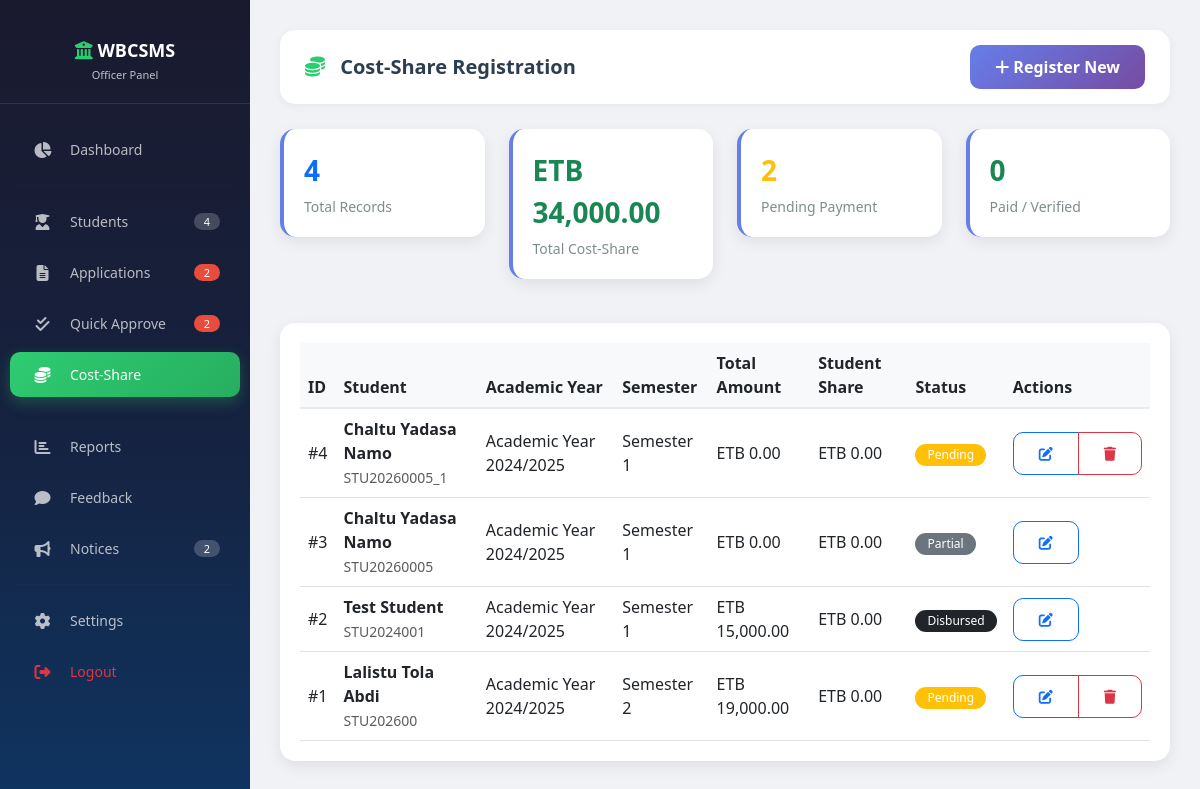
The app's page /modules/officer/cost_share.php (signed in) with its own data.
### tables this page shows
CREATE TABLE `cost_share_records` (
  `record_id` int(11) NOT NULL,
  `student_id` int(11) NOT NULL,
  `ac_year_id` int(11) NOT NULL,
  `semester` int(11) NOT NULL,
  `total_cost_share` decimal(15,2) NOT NULL,
  `student_share` decimal(15,2) NOT NULL,
  `university_share` decimal(15,2) NOT NULL,
  `payment_status` enum('pending','partial','paid','verified','disbursed') DEFAULT 'pending',
  `student_payment` decimal(15,2) DEFAULT '0.00',
  `university_payment` decimal(15,2) DEFAULT '0.00',
  `payment_deadline` date DEFAULT NULL,
  `payment_proof` varchar(255) DEFAULT NULL,
  `proof_verified` tinyint(1) DEFAULT '0',
  `verified_by` int(11) DEFAULT NULL,
  `verification_date` datetime DEFAULT NULL,
  `disbursement_date` datetime DEFAULT NULL,
  `created_at` timestamp NOT NULL DEFAULT CURRENT_TIMESTAMP,
  `updated_at` timestamp NOT NULL DEFAULT CURRENT_TIMESTAMP ON UPDATE CURRENT_TIMESTAMP
);

CREATE TABLE `students` (
  `student_id` int(11) NOT NULL,
  `student_code` varchar(20) NOT NULL,
  `user_id` int(11) DEFAULT NULL,
  `full_name` varchar(100) NOT NULL,
  `gender` enum('Male','Female','Other') DEFAULT 'Male',
  `date_of_birth` date DEFAULT NULL,
  `nationality` varchar(50) DEFAULT 'Ethiopian',
  `phone` varchar(20) DEFAULT NULL,
  `email` varchar(100) DEFAULT NULL,
  `program` varchar(100) NOT NULL,
  `department_id` int(11) NOT NULL,
  `year_of_study` int(11) DEFAULT '1',
  `semester` int(11) DEFAULT '1',
  `academic_year` varchar(20) DEFAULT NULL,
  `gpa` decimal(3,2) DEFAULT NULL,
  `enrollment_status` enum('active','graduated','suspended','withdrawn') DEFAULT 'active',
  `created_at` timestamp NOT NULL DEFAULT CURRENT_TIMESTAMP,
  `updated_at` timestamp NOT NULL DEFAULT CURRENT_TIMESTAMP ON UPDATE CURRENT_TIMESTAMP,
  `form_request_status` enum('not_requested','pending','approved','rejected') DEFAULT 'not_requested',
  `form_request_date` datetime DEFAULT NULL,
  `form_approval_date` datetime DEFAULT NULL
);

CREATE TABLE `academic_years` (
  `ac_year_id` int(11) NOT NULL,
  `year_code` varchar(20) NOT NULL,
  `year_name` varchar(50) NOT NULL,
  `start_date` date DEFAULT NULL,
  `end_date` date DEFAULT NULL,
  `is_current` tinyint(1) DEFAULT '0',
  `status` enum('active','closed') DEFAULT 'active',
  `created_at` timestamp NOT NULL DEFAULT CURRENT_TIMESTAMP
);

### modules/officer/cost_share.php (the view, shortened to what this page needs)
<?php
require_once '../../includes/auth.php';
require_once '../../includes/functions.php';
$records = $pdo->query("
    SELECT r.*,
           s.full_name as student_name,
           s.student_code,
           d.dept_name,
           y.year_name
    FROM cost_share_records r
    JOIN students s ON r.student_id = s.student_id
    JOIN departments d ON s.department_id = d.dept_id
    JOIN academic_years y ON r.ac_year_id = y.ac_year_id
    ORDER BY r.created_at DESC
")->fetchAll();
$totalRecords = count($records);
$totalAmount = array_sum(array_column($records, 'total_cost_share'));
$paidRecords = array_filter($records, function($r) { return $r['payment_status'] == 'paid' || $r['payment_status'] == 'verified'; });
$pendingRecords = array_filter($records, function($r) { return $r['payment_status'] == 'pending'; });
?>
<!DOCTYPE html>
<html lang="en">
<head>
    <link href="https://cdn.jsdelivr.net/npm/bootstrap@5.3.0/dist/css/bootstrap.min.css" rel="stylesheet">
    <link rel="stylesheet" href="https://cdnjs.cloudflare.com/ajax/libs/font-awesome/6.4.0/css/all.min.css">
    <link href="../../assets/css/style.css" rel="stylesheet">
    <link rel="stylesheet" href="https://cdn.datatables.net/1.13.6/css/dataTables.bootstrap5.min.css">
</head>
<body>
    <?php include '../../includes/officer_sidebar.php'; ?>
    <div class="main-content">
        <div class="top-nav">
            <h5><i class="fas fa-coins"></i> Cost-Share Registration</h5>
            <button class="btn btn-primary" data-bs-toggle="modal" data-bs-target="#registerModal">
                <i class="fas fa-plus"></i> Register New
            </button>
        </div>
        <div class="row g-4 mb-4">
            <div class="col-md-3">
                <div class="stats-card">
                    <div class="number text-primary"><?php echo $totalRecords; ?></div>
                    <div class="label">Total Records</div>
                </div>
            </div>
            <div class="col-md-3">
                <div class="stats-card">
                    <div class="number text-success"><?php echo formatCurrency($totalAmount); ?></div>
                    <div class="label">Total Cost-Share</div>
                </div>
            </div>
            <div class="col-md-3">
                <div class="stats-card">
                    <div class="number text-warning"><?php echo count($pendingRecords); ?></div>
                    <div class="label">Pending Payment</div>
                </div>
            </div>
            <div class="col-md-3">
                <div class="stats-card">
                    <div class="number text-success"><?php echo count($paidRecords); ?></div>
                    <div class="label">Paid / Verified</div>
                </div>
            </div>
        </div>
        <div class="table-container">
            <div class="table-responsive">
                <table class="table table-hover" id="costShareTable">
                    <thead>
                        <tr>
                            <th>ID</th>
                            <th>Student</th>
                            <th>Academic Year</th>
                            <th>Semester</th>
                            <th>Total Amount</th>
                            <th>Student Share</th>
                            <th>Status</th>
                            <th>Actions</th>
                        </tr>
                    </thead>
                    <tbody>
                        <?php foreach ($records as $record): ?>
                        <tr>
                            <td>#<?php echo $record['record_id']; ?></td>
                            <td>
                                <strong><?php echo htmlspecialchars($record['student_name']); ?></strong>
                                <br>
                                <small class="text-muted"><?php echo htmlspecialchars($record['student_code']); ?></small>
                            </td>
                            <td><?php echo htmlspecialchars($record['year_name']); ?></td>
                            <td>Semester <?php echo $record['semester']; ?></td>
                            <td><?php echo formatCurrency($record['total_cost_share']); ?></td>
                            <td><?php echo formatCurrency($record['student_share']); ?></td>
                            <td>
                                <?php echo getStatusBadge($record['payment_status']); ?>
                            </td>
                            <td>
                                <div class="btn-group btn-group-sm">
                                    <a href="?edit=<?php echo $record['record_id']; ?>" class="btn btn-outline-primary">
                                        <i class="fas fa-edit"></i>
                                    </a>
                                    <?php if ($record['payment_status'] == 'pending'): ?>
                                    <button class="btn btn-outline-danger" onclick="deleteRecord(<?php echo $record['record_id']; ?>)">
                                        <i class="fas fa-trash"></i>
                                    </button>
                                    <?php endif; ?>
                                </div>
                            </td>
                        </tr>
                        <?php endforeach; ?>
                    </tbody>
                </table>
            </div>
        </div>
    </div>
</body>
</html>

### includes/functions.php (shortened to what this page needs)
<?php
function formatCurrency($amount) {
    return 'ETB ' . number_format($amount, 2);
}
function getStatusBadge($status) {
    $badges = [
        'pending' => 'warning',
        'officer_approved' => 'info',
        'hod_approved' => 'primary',
        'approved' => 'success',
        'rejected' => 'danger',
        'disbursed' => 'dark',
        'paid' => 'success',
        'verified' => 'success',
        'active' => 'success',
        'inactive' => 'secondary'
    ];
    $class = $badges[$status] ?? 'secondary';
    return '<span class="badge bg-' . $class . '">' . str_replace('_', ' ', ucfirst($status)) . '</span>';
}
?>

### assets/css/style.css (style rules this page uses)
* { margin: 0; padding: 0; box-sizing: border-box; }
body { font-family: 'Segoe UI', Tahoma, Geneva, Verdana, sans-serif; background: #f0f2f5; color: #2C3E50; }
.main-content { margin-left: 250px; padding: 30px; min-height: 100vh; }
.top-nav { background: white; padding: 15px 25px; border-radius: 15px; box-shadow: 0 2px 10px rgba(0,0,0,0.05); margin-bottom: 25px; display: flex; justify-content: space-between; align-items: center; }
.top-nav h5 { margin: 0; font-weight: 700; color: #2C3E50; }
.top-nav h5 i { color: #667eea; margin-right: 10px; }
.stats-card { background: white; border-radius: 15px; padding: 25px; box-shadow: 0 5px 15px rgba(0,0,0,0.08); transition: transform 0.3s, box-shadow 0.3s; border-left: 4px solid #667eea; margin-bottom: 20px; }
.stats-card .number { font-size: 28px; font-weight: 700; color: #2C3E50; }
.stats-card .label { color: #7f8c8d; font-size: 14px; margin-top: 5px; }
.btn { border-radius: 10px; padding: 10px 25px; font-weight: 600; transition: all 0.3s; }
.btn-primary { background: linear-gradient(135deg, #667eea, #764ba2); border: none; }
.table-container { background: white; border-radius: 15px; padding: 20px; box-shadow: 0 5px 15px rgba(0,0,0,0.08); }
.table { margin-bottom: 0; }
.table th { background: #f8f9fa; font-weight: 600; border-bottom: 2px solid #e9ecef; }
.table td { vertical-align: middle; }
.badge { padding: 5px 12px; border-radius: 20px; font-weight: 500; }

### modules/officer/cost_share.php (style rules this page uses)
.stats-card { background: white; border-radius: 15px; padding: 20px; box-shadow: 0 5px 15px rgba(0,0,0,0.08); }
.stats-card .number { font-size: 28px; font-weight: 700; }
.stats-card .label { color: #7f8c8d; font-size: 14px; }
.table-container { background: white; border-radius: 15px; padding: 20px; box-shadow: 0 5px 15px rgba(0,0,0,0.08); }

### includes/officer_sidebar.php (style rules this page uses)
.main-content { margin-left: 250px; padding: 30px; min-height: 100vh; background: #f0f2f5; }
.top-nav { background: white; padding: 15px 25px; border-radius: 15px; box-shadow: 0 2px 10px rgba(0,0,0,0.05); margin-bottom: 25px; display: flex; justify-content: space-between; align-items: center; }
.top-nav h5 { margin: 0; font-weight: 700; color: #2C3E50; }
.top-nav h5 i { color: #2ecc71; margin-right: 10px; }

### records on screen
cost_share_records: record_id "4", student.full_name "Chaltu Yadasa Namo", student.student_code "STU20260005_1", ac_year.year_name "Academic Year 2024/2025", semester "1", total_cost_share "ETB 0.00", student_share "ETB 0.00", payment_status "Pending"
cost_share_records: record_id "3", student.full_name "Chaltu Yadasa Namo", student.student_code "STU20260005", ac_year.year_name "Academic Year 2024/2025", semester "1", total_cost_share "ETB 0.00", student_share "ETB 0.00", payment_status "Partial"
cost_share_records: record_id "2", student.full_name "Test Student", student.student_code "STU2024001", ac_year.year_name "Academic Year 2024/2025", semester "1", total_cost_share "ETB 15,000.00", student_share "ETB 0.00", payment_status "Disbursed"
cost_share_records: record_id "1", student.full_name "Lalistu Tola Abdi", student.student_code "STU202600", ac_year.year_name "Academic Year 2024/2025", semester "2", total_cost_share "ETB 19,000.00", student_share "ETB 0.00", payment_status "Pending"

### other values on screen
$studentCount "4"
$pendingCount "2"
$noticeCount "2"
$totalRecords "4"
formatCurrency($totalAmount) "ETB 34,000.00"
count($pendingRecords) "2"
count($paidRecords) "0"
